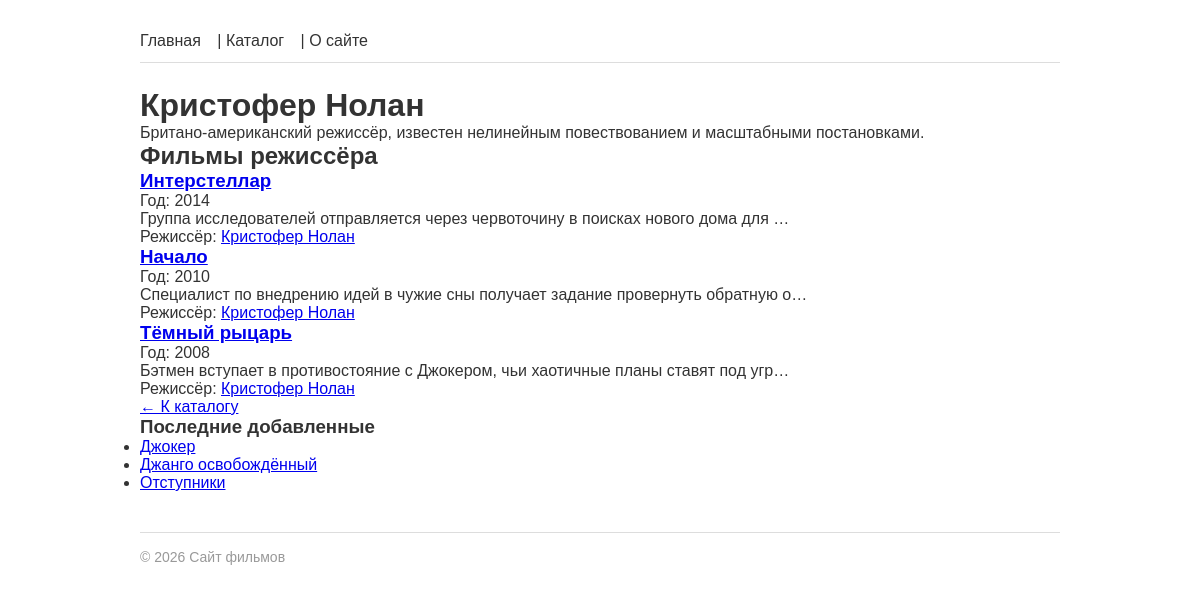
The app's page /directors/kristofer-nolan/ with its own data.
### films/models.py (models this page shows, shortened)
class Director(models.Model):
    name = models.CharField(max_length=200, verbose_name='Имя')
    bio = models.TextField(blank=True, verbose_name='Биография')
    photo = models.ImageField(upload_to='directors/', blank=True, verbose_name='Фото')
    slug = models.SlugField(max_length=200, unique=True, blank=True)
    class Meta:
        ordering = ['name']
        verbose_name = 'Режиссёр'
        verbose_name_plural = 'Режиссёры'
    def __str__(self):
        return self.name
    def get_absolute_url(self):
        return reverse('films:director_detail', kwargs={'slug': self.slug})

class Film(models.Model):
    title = models.CharField(max_length=200, verbose_name='Название')
    year = models.PositiveIntegerField(validators=[validate_film_year], verbose_name='Год выпуска')
    description = models.TextField(blank=True, verbose_name='Описание')
    rating = models.DecimalField(max_digits=3, decimal_places=1, default=0.0, verbose_name='Рейтинг')
    slug = models.SlugField(max_length=200, unique=True, blank=True)
    created_at = models.DateTimeField(auto_now_add=True, verbose_name='Дата добавления')
    director = models.ForeignKey(
        'Director', on_delete=models.SET_NULL, null=True, blank=True,
        related_name='films', verbose_name='Режиссёр'
    )
    genres = models.ManyToManyField('Genre', blank=True, related_name='films', verbose_name='Жанры')
    actors = models.ManyToManyField('Actor', blank=True, related_name='films', verbose_name='Актёры')
    objects = FilmManager()
    class Meta:
        ordering = ['-year']
        verbose_name = 'Фильм'
        verbose_name_plural = 'Фильмы'
    def get_absolute_url(self):
        return reverse('films:film_detail', kwargs={'slug': self.slug})

### films/views.py (the view)
# urls.py: path('directors/<slug:slug>/', views.director_detail, name='director_detail'),
def director_detail(request, slug):
    director = get_object_or_404(Director, slug=slug)
    films = director.films.select_related('director').prefetch_related('genres')
    context = {'director': director, 'films': films}
    return render(request, 'films/director_detail.html', context)

### films/models.py (called while the page is built)
    def recent(self, count=5):
        return self.order_by('-created_at')[:count]

### films/templatetags/film_tags.py (called while the page is built)
@register.simple_tag
def current_year():
    return datetime.date.today().year

@register.inclusion_tag('films/includes/latest_films.html')
def latest_films(count=3):
    films = Film.objects.recent(count)
    return {'films': films}

### films/templates/films/director_detail.html (shortened to what this page needs)
{% extends 'base.html' %}
{% block content %}
    <h1>{{ director.name }}</h1>
    {% if director.bio %}
        <p>{{ director.bio }}</p>
    {% endif %}
    <h2>Фильмы режиссёра</h2>
    {% for film in films %}
        {% include 'films/includes/film_card.html' %}
    {% empty %}
        <p>Фильмов этого режиссёра пока нет в каталоге.</p>
    {% endfor %}
    <a href="{% url 'films:film_list' %}">← К каталогу</a>
{% endblock %}

### films/templates/films/includes/film_card.html
<div class="film-card">
    <h3><a href="{{ film.get_absolute_url }}">{{ film.title }}</a></h3>
    <p>Год: {{ film.year }}</p>
    <p>{{ film.description|default:"Нет описания"|truncatechars:80 }}</p>
    <p>Режиссёр:
        <a href="{{ film.director.get_absolute_url }}">
        {{ film.director|default:"Нет режиссёра"|truncatechars:20 }}
        </a>
    </p>
</div>

### films/templates/films/includes/latest_films.html
{% load film_tags %}
<div class="latest-films">
    <h3>Последние добавленные</h3>
    <ul>
    {% for film in films %}
        <li><a href="{{ film.get_absolute_url }}">{{ film.title }}</a></li>
    {% empty %}
        <li>Фильмов пока нет.</li>
    {% endfor %}
    </ul>
</div>

### static/css/base.css (style rules this page uses)
* { box-sizing: border-box; margin: 0; padding: 0; }
body { font-family: Arial, sans-serif; max-width: 960px; margin: 0 auto; padding: 20px; color: #333; }

### records on screen
Director: name "Кристофер Нолан", bio "Британо-американский режиссёр, известен нелинейным повествованием и масштабными постановками."
Film: title "Интерстеллар", year "2014", description "Группа исследователей отправляется через червоточину в поисках нового дома для …", director "Кристофер Нолан"
Film: title "Начало", year "2010", description "Специалист по внедрению идей в чужие сны получает задание провернуть обратную о…", director "Кристофер Нолан"
Film: title "Тёмный рыцарь", year "2008", description "Бэтмен вступает в противостояние с Джокером, чьи хаотичные планы ставят под угр…", director "Кристофер Нолан"
Film: title "Джокер"
Film: title "Джанго освобождённый"
Film: title "Отступники"
